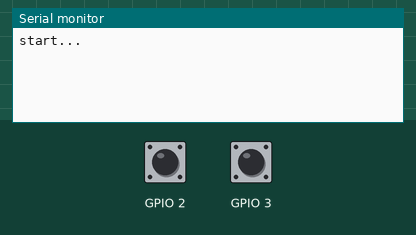
Recording of a sketch running on a simulated ESP8266 (NodeMCU). Shown: the last lines printed to the serial monitor. The inputs (shaded band) are chosen by the test bench; at power-on: GPIO 2 HIGH, GPIO 3 HIGH.

Above: at 1.2 s.
1.3 s: GPIO 2 pulled LOW for 0.15 s
At 1.8 s:
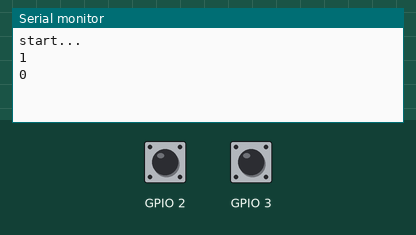
2.9 s: GPIO 3 pulled LOW for 0.15 s
At 4.2 s:
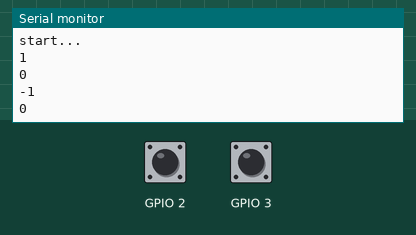
Timing chart, 0 to 5.9 s (numbered marks = the images above; inputs shaded):
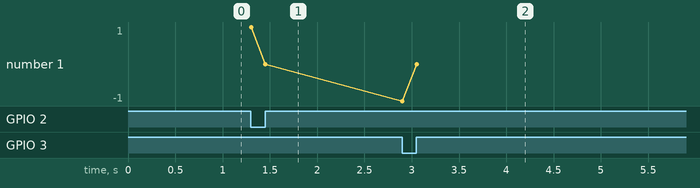

Measured:
- after the input at 1.3 s, the serial monitor: prints a new line at once (image 1)
- after the input at 2.9 s, the serial monitor: prints a new line at once (image 2)

The sketch:

rotenc.ino
```cpp
#include "RotEnc.h"

RotEnc enc(3,2);
int last=0;

void setup() {
  Serial.begin(115200);
  Serial.println("start...");
}

void loop() {
  int v=enc.getValue();

  if (v!=last) {
    Serial.println(v);
    last=v;
  }
}
```

RotEnc.cpp
```cpp
#include "RotEnc.h"

RotEnc *RotEnc::_instance=NULL;

RotEnc::RotEnc(int pinA, int pinB) {
	_instance=this;

	_pinA=pinA;
	_pinB=pinB;

	pinMode(_pinA,INPUT_PULLUP);
	pinMode(_pinB,INPUT_PULLUP);

	attachInterrupt(digitalPinToInterrupt(_pinA),_pinAHandler,CHANGE);
	attachInterrupt(digitalPinToInterrupt(_pinB),_pinBHandler,CHANGE);
}

ICACHE_RAM_ATTR void RotEnc::_pinAHandler() {
	cli();
	if (digitalRead(_instance->_pinA)==digitalRead(_instance->_pinB))
		_instance->_value++;

	else
		_instance->_value--;

	sei();
}

ICACHE_RAM_ATTR void RotEnc::_pinBHandler() {
	cli();
	if (digitalRead(_instance->_pinA)==digitalRead(_instance->_pinB))
		_instance->_value--;

	else
		_instance->_value++;

	sei();
}

int RotEnc::getValue() {
	return _value;
}
```

RotEnc.h
```cpp
#ifndef __ROTENC_H__
#define __ROTENC_H__

#ifndef MOCK_ARDUINO
#include <Arduino.h>
#endif

class RotEnc {
public:
	RotEnc(int pinA, int pinB);
	int getValue();

private:
	int _pinA;
	int _pinB;
	volatile int _value=0;

	static RotEnc *_instance;
	static void _pinAHandler();
	static void _pinBHandler();

	friend void setRotEncMockValue(int v);
};

#endif
```
